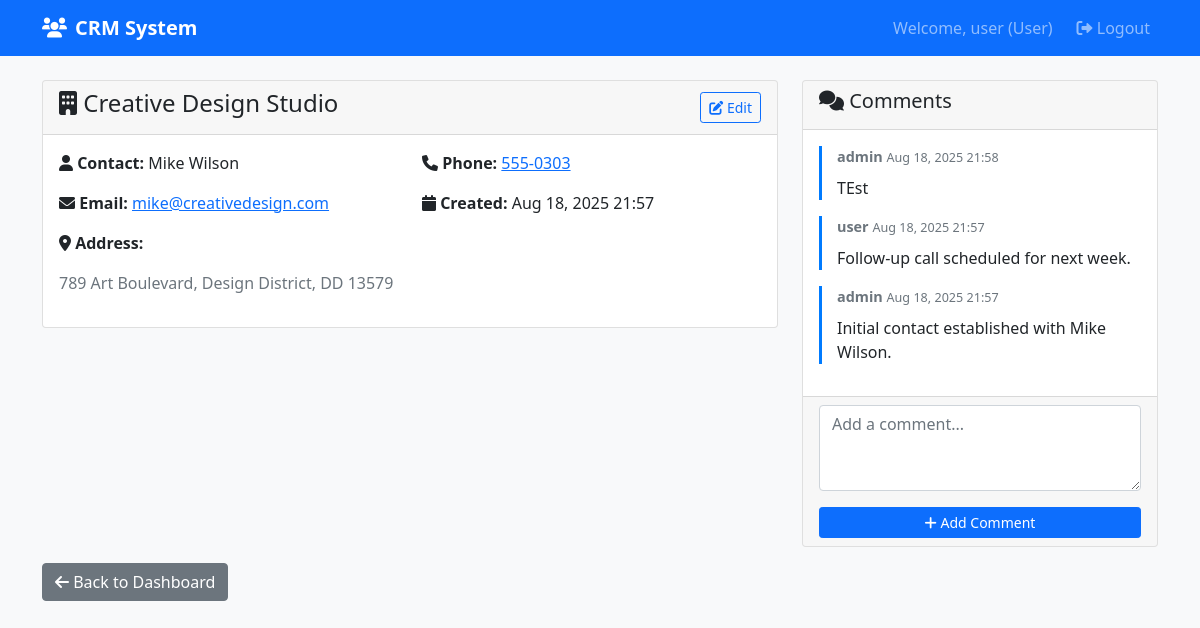
Page /customer/3/ (signed in) on the committed database.
### crm/models.py (models this page shows, shortened)
class User(AbstractUser):
    USER_TYPES = (
        ('admin', 'Admin'),
        ('user', 'User'),
        ('viewer', 'Viewer'),
    )
    user_type = models.CharField(max_length=10, choices=USER_TYPES, default='viewer')

class Customer(models.Model):
    business_name = models.CharField(max_length=200)
    contact_name = models.CharField(max_length=100)
    email = models.EmailField()
    phone = models.CharField(max_length=20)
    address = models.TextField()
    created_at = models.DateTimeField(auto_now_add=True)
    updated_at = models.DateTimeField(auto_now=True)
    created_by = models.ForeignKey(User, on_delete=models.CASCADE, related_name='customers_created')
    class Meta:
        ordering = ['-created_at']

class Comment(models.Model):
    customer = models.ForeignKey(Customer, on_delete=models.CASCADE, related_name='comments')
    user = models.ForeignKey(User, on_delete=models.CASCADE)
    text = models.TextField()
    created_at = models.DateTimeField(auto_now_add=True)
    class Meta:
        ordering = ['-created_at']

### crm/views.py (the view)
# urls.py: path('customer/<int:pk>/', views.customer_detail, name='customer_detail'),
@login_required
def customer_detail(request, pk):
    customer = get_object_or_404(Customer, pk=pk)
    comments = customer.comments.all()[:20]  # Latest 20 comments
    if request.method == 'POST' and request.user.user_type in ['admin', 'user']:
        comment_form = CommentForm(request.POST)
        if comment_form.is_valid():
            comment = comment_form.save(commit=False)
            comment.customer = customer
            comment.user = request.user
            comment.save()
            return redirect('customer_detail', pk=pk)
    else:
        comment_form = CommentForm()
    context = {
        'customer': customer,
        'comments': comments,
        'comment_form': comment_form,
        'user_type': request.user.user_type,
    }
    return render(request, 'crm/customer_detail.html', context)

### crm/forms.py
class CommentForm(forms.ModelForm):
    class Meta:
        model = Comment
        fields = ['text']
        widgets = {
            'text': forms.Textarea(attrs={
                'class': 'form-control',
                'rows': 3,
                'placeholder': 'Add a comment...'
            })
        }

### crm/templates/crm/customer_detail.html (shortened to what this page needs)
{% extends 'crm/base.html' %}
{% block content %}
<div class="row">
    <div class="col-md-8">
        <div class="card">
            <div class="card-header d-flex justify-content-between align-items-center">
                <h4><i class="fas fa-building"></i> {{ customer.business_name }}</h4>
                <div>
                    {% if user_type == 'admin' or user_type == 'user' %}
                    <a href="{% url 'customer_edit' customer.pk %}" class="btn btn-outline-primary btn-sm">
                        <i class="fas fa-edit"></i> Edit
                    </a>
                    {% endif %}
                </div>
            </div>
            <div class="card-body">
                <div class="row">
                    <div class="col-md-6">
                        <p><strong><i class="fas fa-user"></i> Contact:</strong> {{ customer.contact_name }}</p>
                        <p><strong><i class="fas fa-envelope"></i> Email:</strong>
                           <a href="mailto:{{ customer.email }}">{{ customer.email }}</a></p>
                    </div>
                    <div class="col-md-6">
                        <p><strong><i class="fas fa-phone"></i> Phone:</strong>
                           <a href="tel:{{ customer.phone }}">{{ customer.phone }}</a></p>
                        <p><strong><i class="fas fa-calendar"></i> Created:</strong>
                           {{ customer.created_at|date:"M d, Y H:i" }}</p>
                    </div>
                </div>
                <div class="row">
                    <div class="col-12">
                        <p><strong><i class="fas fa-map-marker-alt"></i> Address:</strong></p>
                        <p class="text-muted">{{ customer.address }}</p>
                    </div>
                </div>
            </div>
        </div>
    </div>
    <div class="col-md-4">
        <div class="card">
            <div class="card-header">
                <h5><i class="fas fa-comments"></i> Comments</h5>
            </div>
            <div class="card-body" style="max-height: 500px; overflow-y: auto;">
                {% for comment in comments %}
                <div class="comment-item">
                    <div class="comment-meta">
                        <strong>{{ comment.user.username }}</strong>
                        <small>{{ comment.created_at|date:"M d, Y H:i" }}</small>
                    </div>
                    <p class="mt-2">{{ comment.text }}</p>
                </div>
                {% empty %}
                <p class="text-muted">No comments yet.</p>
                {% endfor %}
            </div>
            {% if user_type == 'admin' or user_type == 'user' %}
            <div class="card-footer">
                <form method="post">
                    <div class="mb-3">
                        {{ comment_form.text }}
                    </div>
                    <button type="submit" class="btn btn-primary btn-sm w-100">
                        <i class="fas fa-plus"></i> Add Comment
                    </button>
                </form>
            </div>
            {% endif %}
        </div>
    </div>
</div>
<div class="mt-3">
    <a href="{% url 'dashboard' %}" class="btn btn-secondary">
        <i class="fas fa-arrow-left"></i> Back to Dashboard
    </a>
</div>
{% endblock %}

### crm/templates/crm/base.html (shortened to what this page needs)
<!DOCTYPE html>
<html lang="en">
<head>
    <link href="https://cdn.jsdelivr.net/npm/bootstrap@5.1.3/dist/css/bootstrap.min.css" rel="stylesheet">
    <link href="https://cdnjs.cloudflare.com/ajax/libs/font-awesome/6.0.0/css/all.min.css" rel="stylesheet">
</head>
<body class="bg-light">
    {% if user.is_authenticated %}
    <nav class="navbar navbar-expand-lg navbar-dark bg-primary">
        <div class="container">
            <a class="navbar-brand" href="{% url 'dashboard' %}">
                <i class="fas fa-users me-2"></i>CRM System
            </a>
            <div class="navbar-nav ms-auto">
                <span class="navbar-text me-3">
                    Welcome, {{ user.username }} ({{ user.user_type|title }})
                </span>
                <a class="nav-link" href="{% url 'logout' %}">
                    <i class="fas fa-sign-out-alt"></i> Logout
                </a>
            </div>
        </div>
    </nav>
    {% endif %}
    <div class="container mt-4">
        {% block content %}
        {% endblock %}
    </div>
</body>
</html>

### crm/templates/crm/base.html (style rules this page uses)
.navbar-brand { font-weight: bold; }
.comment-item { border-left: 3px solid #007bff; padding-left: 15px; margin-bottom: 15px; }
.comment-meta { font-size: 0.9em; color: #6c757d; }

### rows in the picture
User: username "user", user_type "User"
Customer: business_name "Creative Design Studio", contact_name "Mike Wilson", email "mike@creativedesign.com", phone "555-0303", created_at "Aug 18, 2025 21:57", address "789 Art Boulevard, Design District, DD 13579"
Comment: user.username "admin", created_at "Aug 18, 2025 21:58", text "TEst"
Comment: user.username "user", created_at "Aug 18, 2025 21:57", text "Follow-up call scheduled for next week."
Comment: user.username "admin", created_at "Aug 18, 2025 21:57", text "Initial contact established with Mike Wilson."
